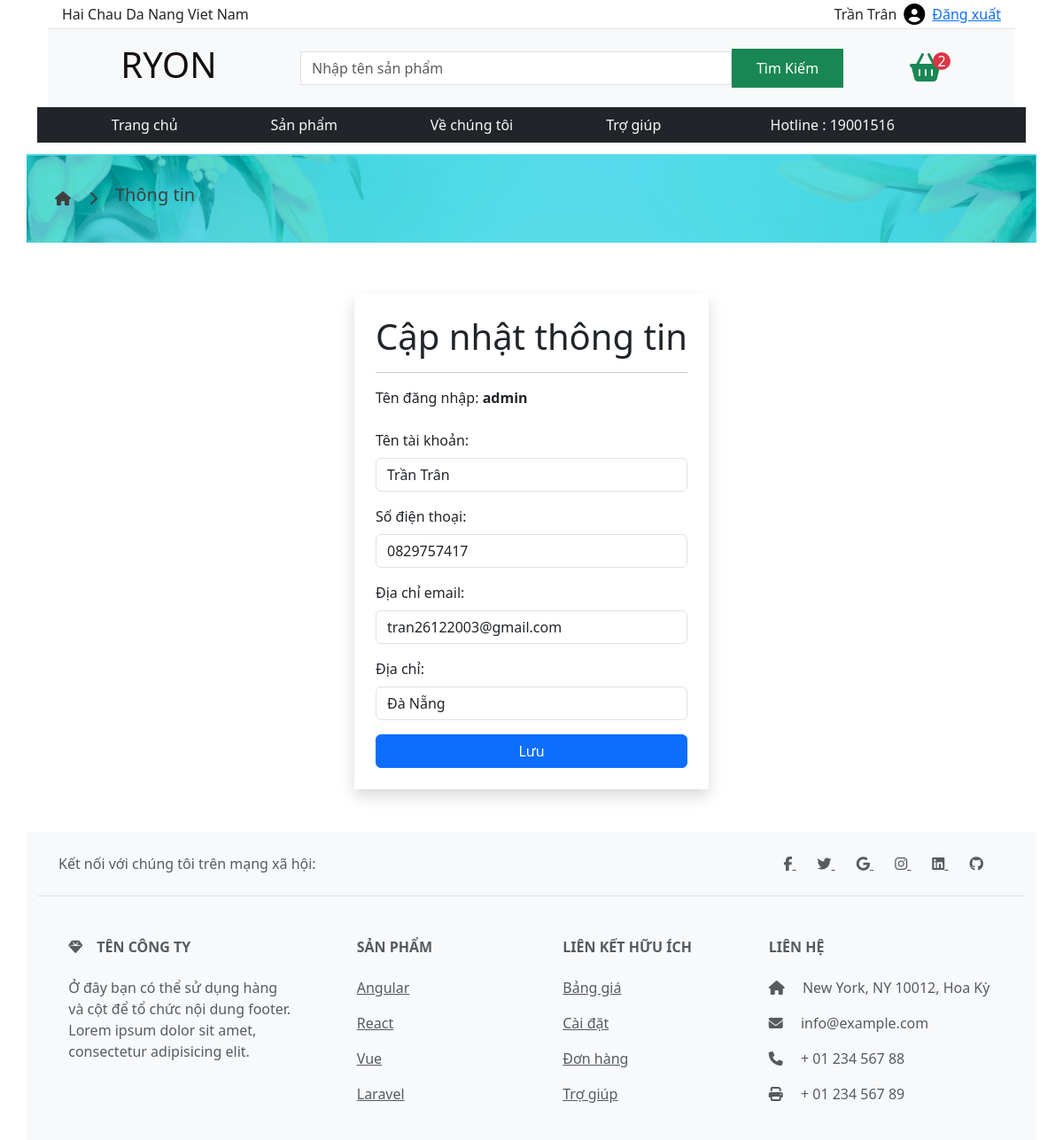
Screenshot of /user-detail/ (signed in) with the database file from the repository.
### myshop/models.py (models this page shows, shortened)
class Customer(models.Model):
    user = models.OneToOneField(User, on_delete=models.CASCADE, null=True, blank=True)
    name = models.CharField(max_length=200, null=True)
    phone = models.CharField(max_length=20, blank=True, null=True)
    email = models.CharField(max_length=255, blank=True, null=True)
    address = models.CharField(max_length=255, blank=True, null=True)

### myshop/views.py (the view, shortened to what this page needs)
def user_detail(request):
    customer, created = Customer.objects.get_or_create(user=request.user)
    total_quality = 0
    if request.user.is_authenticated:
        cart, created = Cart.objects.get_or_create(user=request.user)
        items = cart.cartitem_set.all()
        for item in items:
            total_quality += item.quantity
    context = {
        'user': request.user,
        'search_form': search_form,
        'total_quality': total_quality,
        'customer':customer,
    }
    return render(request , 'user_detail.html', context)

### myshop/forms.py
class ProductSearchForm(forms.Form):
    search_item = forms.CharField(label="", widget=forms.TextInput(attrs={'class': 'form-control rounded-0 search-input', 'placeholder': 'Nhập tên sản phẩm'}))

### templates/user_detail.html (shortened to what this page needs)
<!DOCTYPE html>
{% extends "base.html" %}
{% load static %}
{% block content %}
<div class="banner0 mt-4  container-lg ">
    <div class="bannerinfos  container-xxl d-flex">
        <i class="fa-solid fa-house fa-xxl"></i>
        <i class="fa-solid fa-chevron-right"></i>
        <h5>Thông tin </h5>
    </div>
</div>
<div class="container-lg d-flex justify-content-center align-items-center p-5 ">
    <div class="row p-0 m-0 position-relative ">
        <div class="col-8 shadow p-4" style="position: relative; left: 50%; transform: translate(-50%,0); width: 100%">
            <h1>Cập nhật thông tin</h1>
            <hr>
            <form method="POST" action="{% url 'create_customer' %}">
                <div class="mb-3">
                    <label for="username" class="form-label">Tên đăng nhập: <b>{{ customer.user.username }}</b></label>
                </div>
                <div class="mb-3">
                    <label for="name" class="form-label">Tên tài khoản:</label>
                    <input type="text" class="form-control" id="name" name="name" value="{{ customer.name }}"
                        placeholder="Nhập tên đăng nhập">
                </div>
                <div class="mb-3">
                    <label for="phone" class="form-label">Số điện thoại:</label>
                    <input type="text" class="form-control" id="phone" name="phone" value="{{ customer.phone }}"
                        placeholder="Nhập số điện thoại">
                </div>
                <div class="mb-3">
                    <label for="email" class="form-label">Địa chỉ email:</label>
                    <input type="email" class="form-control" id="email" name="email" value="{{ customer.email }}"
                        placeholder="Nhập địa chỉ email">
                </div>
                <div class="mb-3">
                    <label for="address" class="form-label">Địa chỉ:</label>
                    <input type="text" class="form-control" id="address" name="address" value="{{ customer.address }}"
                        placeholder="Nhập địa chỉ">
                </div>
                <button type="submit" class="btn btn-primary w-100">Lưu</button>
            </form>
        </div>
    </div>
</div>
{% endblock %}

### templates/base.html (shortened to what this page needs)
<!DOCTYPE html>
{% load static %}
<html>
<head>
    <link rel="stylesheet" href="{% static 'css/carta.css' %}">
    <link rel="stylesheet" href="{% static 'css/cards.css' %}">
    <link rel="stylesheet" href="{% static 'css/banner.css' %}">
    <link rel="stylesheet" href="{% static './css/bootstrap.min.css' %}">
    <link rel="stylesheet" href="https://cdn.jsdelivr.net/npm/bootstrap@5.3.2/dist/css/bootstrap.min.css"
>
    <link rel="stylesheet" href="https://cdnjs.cloudflare.com/ajax/libs/font-awesome/6.5.1/css/all.min.css"
 />
</head>
<body>
    <div class=" bg-white container-fluid d-flex justify-content-center" style="z-index: 99999;">
        <div class="bg-white position-fixed container-lg" style=" z-index: 9999">
            <header class="container-fluid">
                <div class="container-lg ">
                    <div class="row border-bottom p-1">
                        <div class="col-7 d-flex align-items-center">
                            Hai Chau Da Nang Viet Nam
                        </div>
                        <div class="col-2"></div>
                        <div class="col-3 d-flex align-items-center gap-2 justify-content-end">
                            {% if user.is_authenticated%}
                            {{customer.name}}
                            <a href="{% url 'user_profile'%}"><i class="fa-solid fa-circle-user fa-xl"
                                    style="color: #000000;"></i></a>
                            <a href="{% url 'logout' %}">Đăng xuất</a>
                            {% endif%}
                        </div>
                    </div>
                    <div class="row bg-light">
                        <h1 class="logo col-3 d-flex align-items-center justify-content-center p-3" style="background-image: url('https://encrypted-tbn0.gstatic.com/images?q=tbn:ANd9GcS4zgWZeN1iCZzOBwhwVOtX_4k857hMeMIbSn20oaQM2o6LSieiENsBNxWcG56o8cxMQSc&usqp=CAU');
                        background-clip:text;
                        color:transparent;
                        background-color:rgb(21, 16, 16);">
                        </h1>
                        <form class="col-7 d-flex align-items-center justify-content-center" method="get"
                            action="{% url 'search_results' %}">
                            {{ search_form.search_item }}
                            <button type="submit" class="btn btn-success rounded-0 h-50 w-25  ">Tìm Kiếm</button>
                        </form>
                        <div class="col-2 d-flex align-items-center justify-content-center">
                            <a class="border-0 " href="/cart/">
                                <i class="fas fa-shopping-basket fa-2x text-success"
                                    style="transition: color 0.3s;"></i>
                            </a>
                            <p class="position-relative  text-bg-danger text-center d-flex align-items-center justify-content-center    "
                                style="border-radius: 100%;width: 20px; height: 20px; left: -10px; ">{{total_quality }}
                            </p>
                        </div>
                    </div>
                </div>
            </header>
            <nav class="container-lg bg-dark p-2 m-0" style="z-index: 9999;">
                <div class="row justify-content-around  ">
                    <div class="col-sm-8 col-lg-8 d-flex justify-content-around ">
                        <a href="/" class="text-decoration-none text-light">Trang
                            chủ </a>
                        <a href="/product/" class="text-decoration-none text-light">Sản
                            phẩm</a>
                        <a href="#" class="text-decoration-none text-light">Về chúng
                            tôi</a>
                        <a href="#" class="text-decoration-none text-light">Trợ
                            giúp</a>
                    </div>
                    <div class="col-3 d-md-block d-none text-light d-flex justify-content-center ">
                        <p class=" m-0">Hotline : 19001516</p>
                    </div>
                </div>
            </nav>
        </div>
    </div>
    <div class="d-flex justify-content-center flex-column">
        {% block content %} {% endblock %}
    </div>
    <footer class="text-center d-md-block d-none container-lg text-lg-start bg-body-tertiary text-muted">
        <section class="d-flex justify-content-center justify-content-lg-between p-4 border-bottom">
            <div class="me-5 d-none d-lg-block">
                <span>Kết nối với chúng tôi trên mạng xã hội:</span>
            </div>
            <div>
                <a href class="me-4 text-reset">
                    <i class="fab fa-facebook-f"></i>
                </a>
                <a href class="me-4 text-reset">
                    <i class="fab fa-twitter"></i>
                </a>
                <a href class="me-4 text-reset">
                    <i class="fab fa-google"></i>
                </a>
                <a href class="me-4 text-reset">
                    <i class="fab fa-instagram"></i>
                </a>
                <a href class="me-4 text-reset">
                    <i class="fab fa-linkedin"></i>
                </a>
                <a href class="me-4 text-reset">
                    <i class="fab fa-github"></i>
                </a>
            </div>
        </section>
        <section class>
            <div class="container text-center text-md-start mt-5">
                <div class="row mt-3">
                    <div class="col-md-3 col-lg-4 col-xl-3 mx-auto mb-4">
                        <h6 class="text-uppercase fw-bold mb-4">
                            <i class="fas fa-gem me-3"></i>Tên công ty
                        </h6>
                        <p>
                            Ở đây bạn có thể sử dụng hàng và cột để tổ chức
                            nội dung footer.
                            Lorem ipsum
                            dolor sit amet, consectetur adipisicing elit.
                        </p>
                    </div>
                    <div class="col-md-2 col-lg-2 col-xl-2 mx-auto mb-4">
                        <h6 class="text-uppercase fw-bold mb-4">
                            Sản phẩm
                        </h6>
                        <p>
                            <a href="#!" class="text-reset">Angular</a>
                        </p>
                        <p>
                            <a href="#!" class="text-reset">React</a>
                        </p>
                        <p>
                            <a href="#!" class="text-reset">Vue</a>
                        </p>
                        <p>
                            <a href="#!" class="text-reset">Laravel</a>
                        </p>
                    </div>
                    <div class="col-md-3 col-lg-2 col-xl-2 mx-auto mb-4">
                        <h6 class="text-uppercase fw-bold mb-4">
                            Liên kết hữu ích
                        </h6>
                        <p>
                            <a href="#!" class="text-reset">Bảng giá</a>
                        </p>
                        <p>
                            <a href="#!" class="text-reset">Cài đặt</a>
                        </p>
                        <p>
                            <a href="#!" class="text-reset">Đơn hàng</a>
                        </p>
                        <p>
                            <a href="#!" class="text-reset">Trợ giúp</a>
                        </p>
                    </div>
                    <div class="col-md-4 col-lg-3 col-xl-3 mx-auto mb-md-0 mb-4">
                        <h6 class="text-uppercase fw-bold mb-4">Liên hệ</h6>
                        <p><i class="fas fa-home me-3"></i> New York, NY
                            10012, Hoa Kỳ</p>
                        <p>
                            <i class="fas fa-envelope me-3"></i>
                            info@example.com
                        </p>
                        <p><i class="fas fa-phone me-3"></i> + 01 234 567
                            88</p>
                        <p><i class="fas fa-print me-3"></i> + 01 234 567
                            89</p>
                    </div>
                </div>
            </div>
        </section>
    </footer>
</body>
</html>

### static/css/banner.css (style rules this page uses)
.banner0 { background-image: url("../image/banner.jpg"); height: 100px; background-size: cover; margin: 10px 0; background-color: #56dbed; background-blend-mode: multiply; }
.banner0 .bannerinfos { height: 100px; display: flex; align-items: center; justify-content: left; padding-left: 20px; color: #3f3f3f; font-size: 1.6rem; gap: 20px; }
.banner0 .bannerinfos i { font-size: 1rem; }
* { z-index: 1; }

### rows the page displays
Customer: name "Trần Trân", user.username "admin", phone "0829757417", email "tran26122003@gmail.com", address "Đà Nẵng"

### other values shown
{{ total_quality }} "2"
